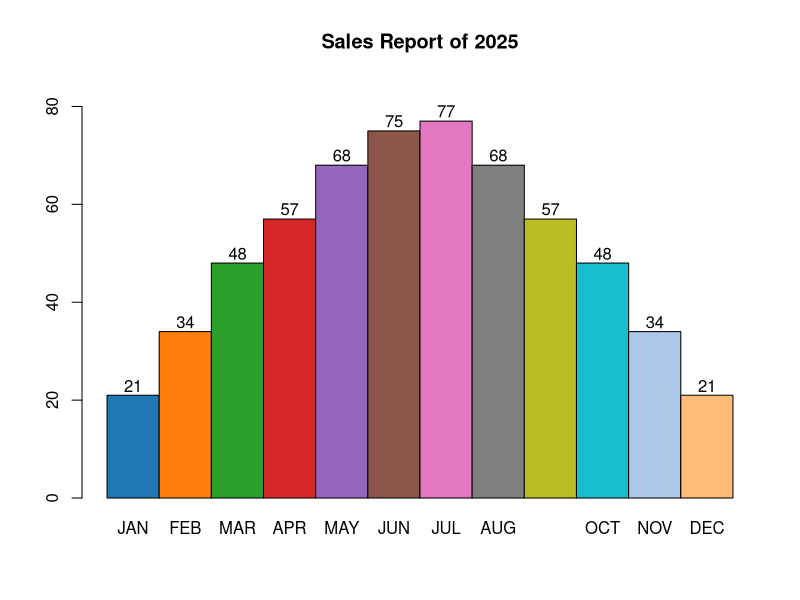

This figure's R source:
x <- c(21, 34, 48, 57, 68, 75, 77, 68, 57, 48, 34, 21)
y <- c("JAN", "FEB", "MAR", "APR", "MAY", "JUN", "JUL", "AUG", "SEPT", "OCT", "NOV", "DEC")

# plotting bar
bp <- barplot(
  x, # mathematical value
  names.arg = y, # x axis values
  main = "Sales Report of 2025", # the heading
  ylim = c(0, 85), # y starts from 0 and ends at 100
  width = 1, # bar width
  space = 0, # gap between bars
  col = c("#1f77b4", "#ff7f0e", "#2ca02c", "#d62728", "#9467bd", "#8c564b", "#e377c2", "#7f7f7f", "#bcbd22", "#17becf", "#aec7e8", "#ffbb78")
)

# adding text into it
text(
  x = bp, # bar positision
  y = x + 2, # slight above bar,
  label = x
)
